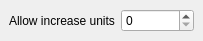
<?xml version="1.0" encoding="UTF-8"?>
<ui version="4.0">
 <class>MainWindow</class>
 <widget class="QMainWindow" name="MainWindow">
  <property name="geometry">
   <rect>
    <x>0</x>
    <y>0</y>
    <width>203</width>
    <height>36</height>
   </rect>
  </property>
  <property name="windowTitle">
   <string>MainWindow</string>
  </property>
  <widget class="QWidget" name="centralwidget">
   <layout class="QFormLayout" name="formLayout">
    <item row="0" column="0">
     <widget class="QLabel" name="label">
      <property name="text">
       <string>Allow increase units</string>
      </property>
     </widget>
    </item>
    <item row="0" column="1">
     <widget class="QSpinBox" name="maxIncrease">
      <property name="minimum">
       <number>0</number>
      </property>
      <property name="maximum">
       <number>200</number>
      </property>
      <property name="value">
       <number>0</number>
      </property>
     </widget>
    </item>
   </layout>
  </widget>
  <action name="actionQuit_and_unregister">
   <property name="text">
    <string>Quit and unregister</string>
   </property>
   <property name="menuRole">
    <enum>QAction::MenuRole::NoRole</enum>
   </property>
  </action>
  <action name="actionAuto_arrange_windows">
   <property name="checkable">
    <bool>true</bool>
   </property>
   <property name="text">
    <string>Auto arrange windows</string>
   </property>
   <property name="menuRole">
    <enum>QAction::MenuRole::NoRole</enum>
   </property>
  </action>
 </widget>
 <resources/>
 <connections/>
</ui>
